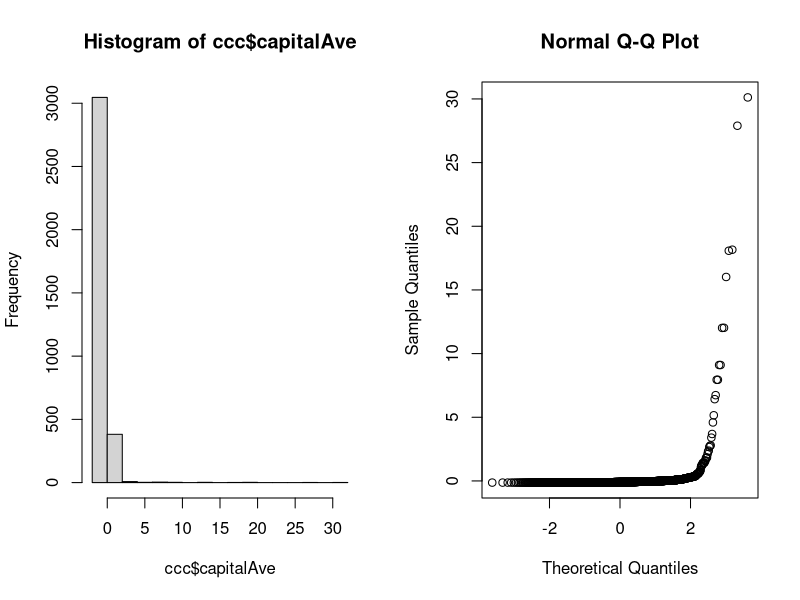
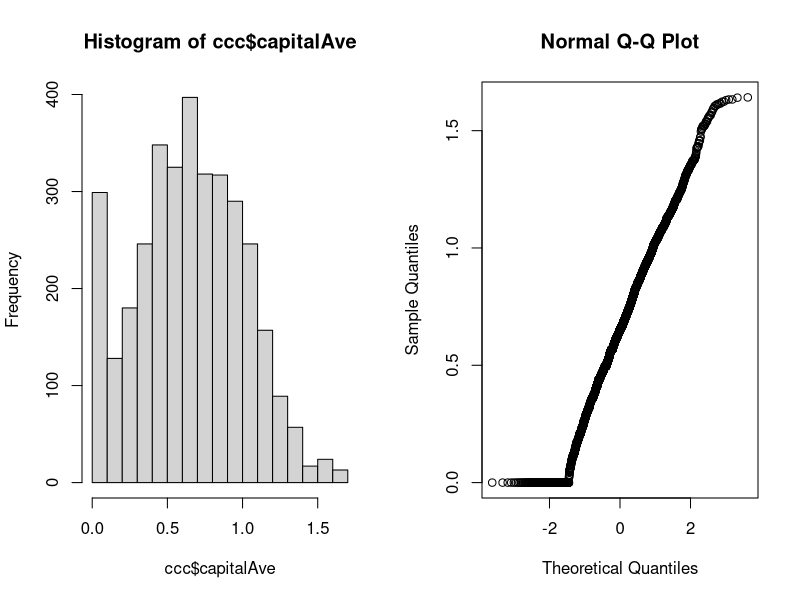

Write R code to recreate these figures, in order.
library(caret)
library(kernlab)
data(spam)
## data spliting
intrain <- createDataPartition(y=spam$type,p=0.75, list=F)
training <- spam[intrain,]
testing <- spam[-intrain,]

## train the training data using glm, 
set.seed(1)
modelfit <- train(type~., data = training, method= "glm")
    # here we can add an argument using preprocess()
modelfit <- train(type~., data = training, preProcess=c("center","scale"), method= "glm")
modelfit
modelfit$finalModel

prediction <- predict(modelfit, newdata=testing)
prediction

confusionMatrix(prediction, testing$type)

## standardize -- the training set using preProcess function
preobj <- preProcess(training[,-58], method = c("center","scale"))  ## a process center and scale the data
ccc <- predict(preobj,training[,-58]) ## apply the process to the data using predict()
mean(ccc$capitalAve) ##check the mean for one column
sd(ccc$capitalAve) ## check the sd for one column, and sd must equal 1

par(mfrow=c(1,2)); hist(ccc$capitalAve); qqnorm(ccc$capitalAve)

     # we can apply the same prepross to the same testing data. 
ttt <- predict(preobj, testing[,-58])
mean(ttt$capitalAve)
sd(ttt$capitalAve)



## standardize -- BOX-COX transforms
preobj <- preProcess(training[,-58], method = c("BoxCox"))  ## try make them look like normal data using maximun likihood
ccc <- predict(preobj,training[,-58]) ## apply the process to the data using predict()
mean(ccc$capitalAve) ##check the mean for one column
sd(ccc$capitalAve) ## check the sd for one column, and sd must equal 1

par(mfrow=c(1,2)); hist(ccc$capitalAve); qqnorm(ccc$capitalAve)

    # we can apply the same prepross to the same testing data. 
ttt <- predict(preobj, testing[,-58])
mean(ttt$capitalAve)
sd(ttt$capitalAve)



## standardize -- Imputing data
